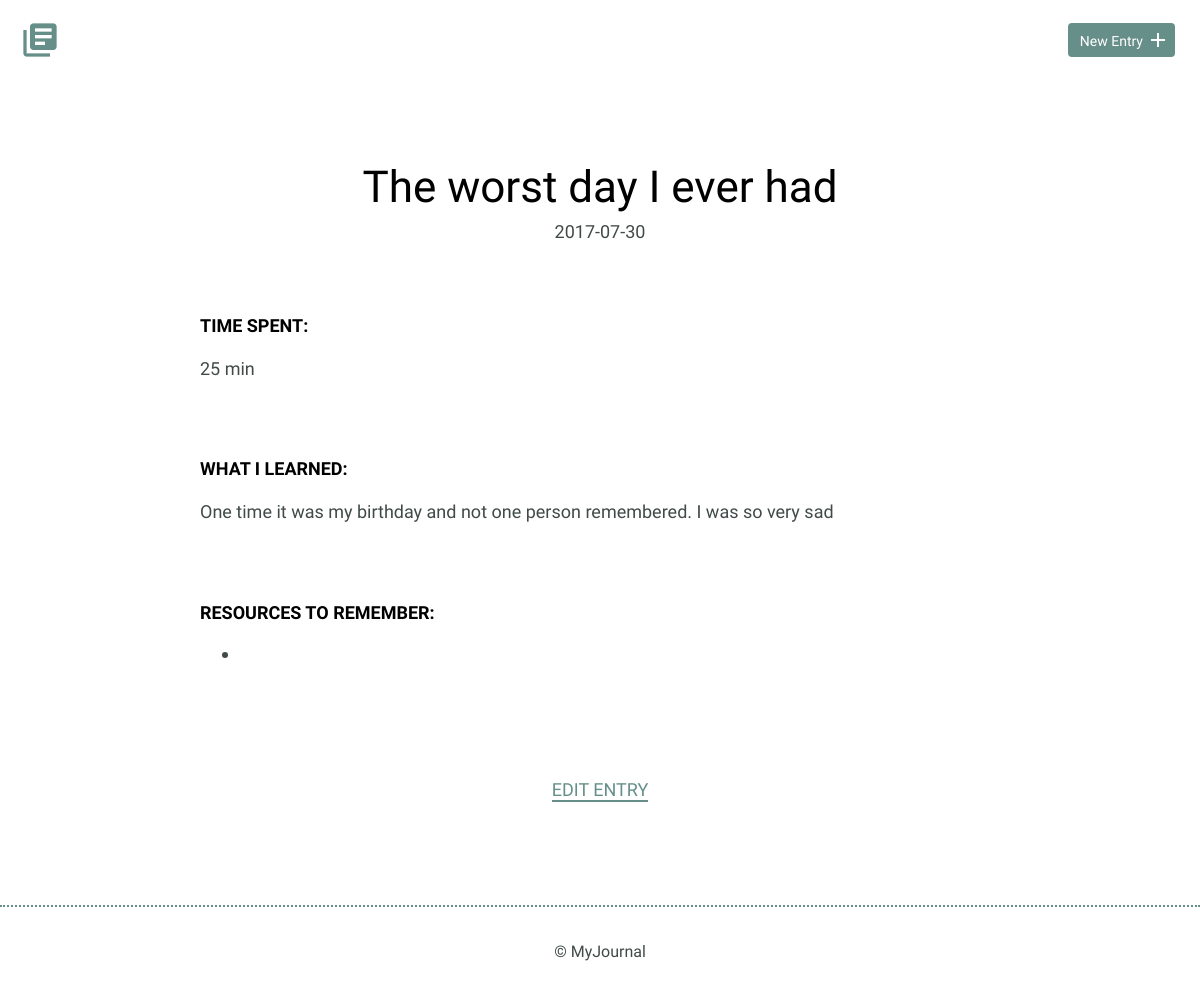
Screenshot of /detail.php?id=2 with the database file from the repository.
### tables this page shows
CREATE TABLE "entries" (
	`id`	INTEGER,
	`title`	TEXT,
	`date`	TEXT,
	`time_spent`	INTEGER,
	`learned`	BLOB,
	`resources`	BLOB,
	PRIMARY KEY(`id`)
);

### detail.php (the view)
<?php
if(isset($_GET['id'])) {
    $id = filter_input(INPUT_GET,'id',FILTER_SANITIZE_NUMBER_INT);
}
include("inc/connection.php");
    try {
        $results = $db->prepare('SELECT * FROM entries WHERE id = ?');
        $results->bindParam(1, $id, PDO::PARAM_INT);
        $results->execute();
    } catch (Exception $e) {
        echo "Error!: " . $e->getMessage() . "</br>";
        return false;
    }
$details = $results->fetch(PDO::FETCH_ASSOC);
include("inc/header.php");
?>
<section>
    <div class="container">
        <div class="entry-list single">
            <article>
                <h1><?php echo $details['title']; ?></h1>
                <time datetime="01-31-2018"><?php echo $details['date']; ?></time>
                <div class="entry">
                    <h3>Time Spent: </h3>
                    <p><?php echo $details['time_spent']; ?></p>
                </div>
                <div class="entry">
                    <h3>What I Learned:</h3>
                    <p><?php echo $details['learned']; ?></p>
                </div>
                <div class="entry">
                    <h3>Resources to Remember:</h3>
                    <ul>
                        <li><a href=""><?php echo $details['resources']; ?></a></li>
                    </ul>
                </div>
            </article>
        </div>
    </div>
    <div class="edit">
        <p><a href="edit.php?id=<?php echo $details['id']; ?>"> Edit Entry</a></p>
    </div>
</section>
<?php include("inc/footer.php"); ?>

### css/site.css (style rules this page uses)
body { font-size: 16px; color: #404a49; font-family: 'Cousine', serif; font-weight: 400; }
.container { margin: 0 auto; padding: 0 25px; }
h1, h2, h3 { margin: 0; font-weight: 400; line-height: 1em; color: #000; }
h1 { font-size: 44px; margin-bottom: 12px; }
h3 { font-size: 18px; font-family: 'Work Sans', serif; font-weight: 600; text-transform: uppercase; }
p { line-height: 1.8em; font-size: 18px; }
p a { border-bottom: 2px solid #678f89; padding: 0; color: #678f89; text-decoration: none; }
ul li { line-height: 1.8em; font-size: 18px; }
.entry-list, .edit-entry, .new-entry { max-width: 800px; margin: 0 auto; padding: 70px 0 150px 0; }
.entry-list article { margin-bottom: 70px; text-align: center; }
.entry-list article:last-child { margin-bottom: 0; }
.entry-list.single { padding-bottom: 70px; }
.entry-list.single time { font-size: 18px; }
.entry { max-width: 800px; margin: 75px auto 0 auto; text-align: left; }
.entry p { margin-bottom: 40px; }
.edit { padding-bottom: 80px; text-align: center; margin: 0 auto; }
.edit a { font-weight: 400; text-transform: uppercase; font-size: 18px; }

### rows the page displays
entries: title "The worst day I ever had", date "2017-07-30", time_spent "25 min", learned "One time it was my birthday and not one person remembered. I was so very sad"
